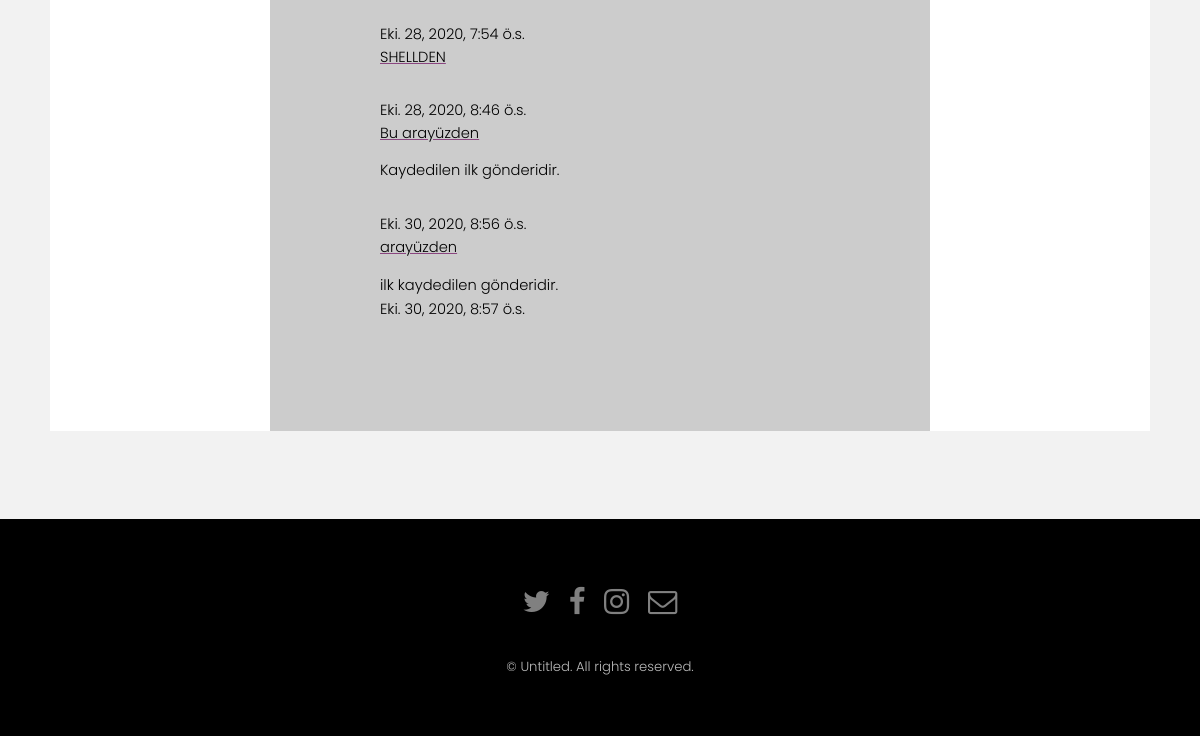
/blog/ (lower part), run on an earlier commit of the app's database.
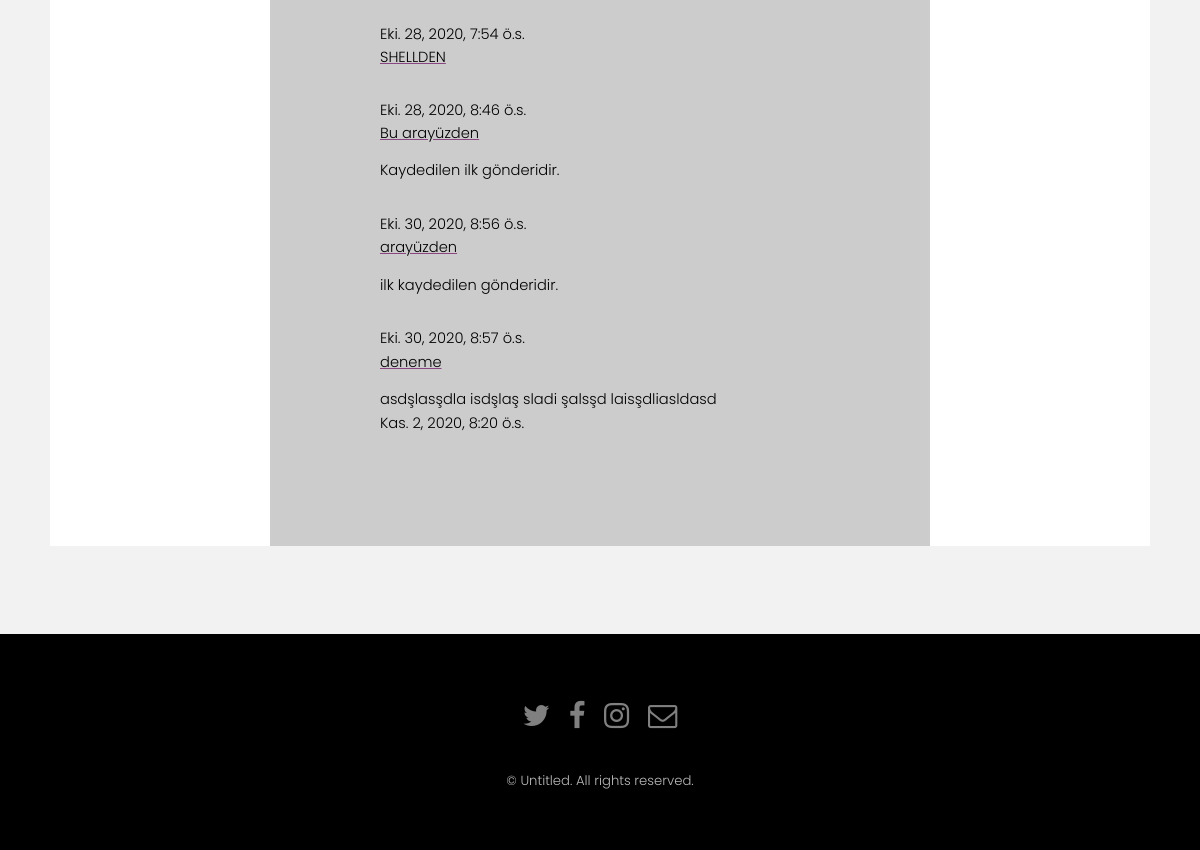
And on a later commit of the database.
### blog/models.py (models this page shows, shortened)
class GonderiModel(models.Model):
    yazar = models.ForeignKey("auth.User",on_delete=models.CASCADE)
    baslik = models.CharField(max_length=200,verbose_name="Başlık")
    yazi = models.TextField(verbose_name="Blog Metni")
    olus_zaman = models.DateTimeField(default=timezone.now,verbose_name="Oluşturma Zamanı")
    yayim_zaman = models.DateTimeField(blank=True,null=True,verbose_name="Yayımlanma Zamanı")
    resim = models.ImageField(upload_to="resimler/",default="0")

### blog/views.py (the view)
# urls.py: path('',views.gonderListe,name="gonderListe"),
def gonderListe(request):
    gonderiler = GonderiModel.objects.all()
    return render(request,"blog/gonderilist.html",{"gonderis":gonderiler})

### templates/blog/gonderilist.html (shortened to what this page needs)
{% extends '../generic.html' %}
{% block content %}
{% for gonderi in gonderis %}
<a href="{% url 'gonderiDetay' pk=gonderi.pk %}">
<h1> {{gonderi.baslik}}</h1>
</a>
<span style="color:#000">
<p> {{gonderi.yazi}}</p>
{{gonderi.olus_zaman}}
</span>
{% endfor %}
{% endblock %}

What changed in the data, as far as the page shows it:
added GonderiModel: baslik "deneme", yazi "asdşlasşdla isdşlaş sladi şalsşd laisşdliasldasd", olus_zaman "Kas. 2, 2020, 8:20 ö.s."
